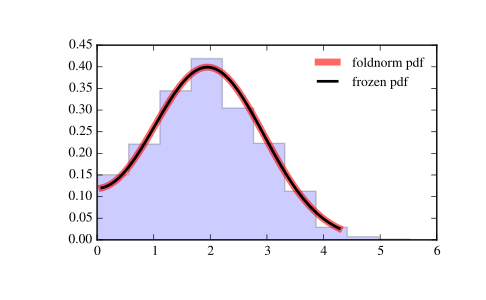

Write Python code to recreate this figure.
from scipy.stats import foldnorm
import matplotlib.pyplot as plt
fig, ax = plt.subplots(1, 1)

# Calculate a few first moments:

c = 1.95
mean, var, skew, kurt = foldnorm.stats(c, moments='mvsk')

# Display the probability density function (``pdf``):

x = np.linspace(foldnorm.ppf(0.01, c),
                foldnorm.ppf(0.99, c), 100)
ax.plot(x, foldnorm.pdf(x, c),
       'r-', lw=5, alpha=0.6, label='foldnorm pdf')

# Alternatively, the distribution object can be called (as a function)
# to fix the shape, location and scale parameters. This returns a "frozen"
# RV object holding the given parameters fixed.

# Freeze the distribution and display the frozen ``pdf``:

rv = foldnorm(c)
ax.plot(x, rv.pdf(x), 'k-', lw=2, label='frozen pdf')

# Check accuracy of ``cdf`` and ``ppf``:

vals = foldnorm.ppf([0.001, 0.5, 0.999], c)
np.allclose([0.001, 0.5, 0.999], foldnorm.cdf(vals, c))
# True

# Generate random numbers:

r = foldnorm.rvs(c, size=1000)

# And compare the histogram:

ax.hist(r, normed=True, histtype='stepfilled', alpha=0.2)
ax.legend(loc='best', frameon=False)
plt.show()
